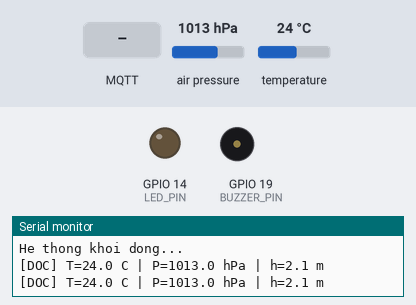
The sketch below on a simulated ESP32. Parts: output pins drawn as LEDs (lit = HIGH), buzzer (waves = sounding), the last lines printed to the serial monitor. Inputs (shaded band) come from the test bench; at power-on: air pressure 1013 hPa, temperature 24 °C. WiFi joins after 1.5 s; servers stay silent unless stated; a WiFi scan finds three made-up networks; random numbers use the default seed unless the sketch sets one; no MQTT or app messages arrive unless stated.

Above: at 1.8 s.
1.9 s: air pressure set to 952 hPa
At 4.1 s:
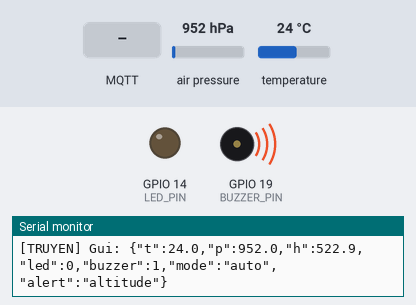
4.5 s: MQTT message "led_on" arrives on the first subscribed topic
At 5.3 s:
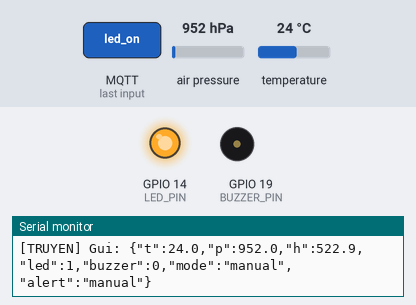
6.1 s: MQTT message "led_off" arrives on the first subscribed topic
At 6.7 s:
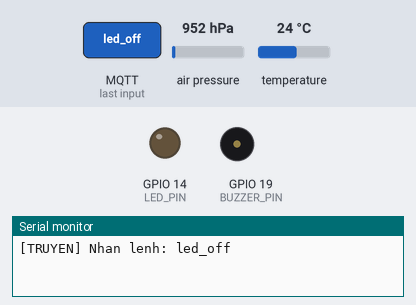
7.7 s: air pressure set to 975 hPa
At 9.2 s:
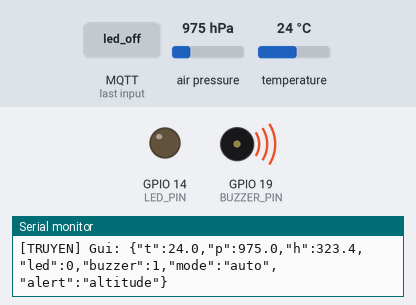
11.8 s: temperature set to 15.4 °C
14.5 s: temperature set to 14.2 °C
At 15.7 s:
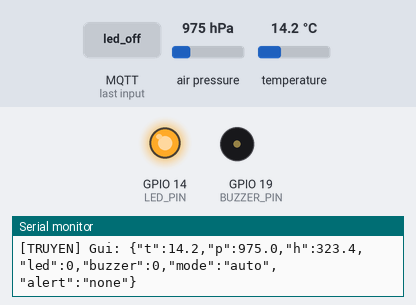
Timing chart, 0 to 17.5 s (numbered marks = the images above; inputs shaded):
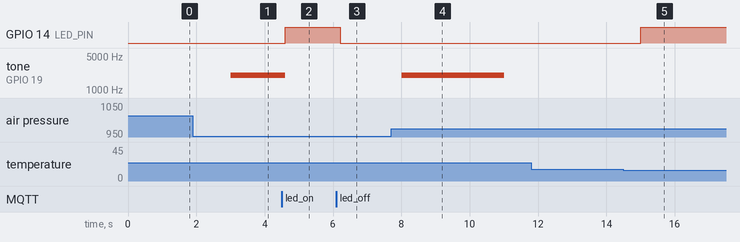

Measured:
- the behaviour switches between 15 and 14.9 °C on temperature (found by bisection; images 4 and 5)
- after the input at 1.9 s, tone on GPIO 19 (BUZZER_PIN): silent → 2000 Hz after 1.1 s
- after the input at 4.5 s, GPIO 14 (LED_PIN): LOW → HIGH after 0.11 s
- after the input at 6.1 s, GPIO 14 (LED_PIN): HIGH → LOW after 0.11 s
- after the input at 7.7 s, tone on GPIO 19 (BUZZER_PIN): silent → 2000 Hz after 0.31 s, → silent 3.0 s later
- after the input at 14.5 s, GPIO 14 (LED_PIN): LOW → HIGH after 0.51 s

The sketch:

lab3.ino
```cpp
#include <Arduino.h>
#include <WiFi.h>
#include <Wire.h>
#include <Adafruit_BMP085.h>
#include <PubSubClient.h>

// ---------------- Cấu hình phần cứng ----------------
#define LED_PIN     14      // đổi theo đúng chân LED trong mạch Wokwi của bạn
#define BUZZER_PIN  19
#define BUZZER_FREQ 2000    // Hz

// ---------------- Cấu hình mạng ----------------
// Tên mạng WiFi ảo của trình mô phỏng: Wokwi phát "Wokwi-GUEST", Cirkit Designer phát "CirkitWifi".
// Task truyền quét mạng lúc khởi động và tự chọn tên có thật (xem TaskTruyenData).
const char* WIFI_SSID_WOKWI  = "Wokwi-GUEST";
const char* WIFI_SSID_CIRKIT = "CirkitWifi";
const char* WIFI_PASS = "";
const char* MQTT_HOST = "broker.emqx.io";
const uint16_t MQTT_PORT = 1883;
// Đổi tiền tố topic cho riêng bạn để không trùng người khác trên broker công cộng
const char* TOPIC_DATA = "lad3/runner/data";   // ESP32 -> web
const char* TOPIC_CMD  = "lad3/runner/cmd";    // web   -> ESP32

// ---------------- Ngưỡng cảnh báo ----------------
const float T_MAX = 37.5;              // °C, nhiệt độ quá ngưỡng
const float T_MIN = 15.0;              // °C, nhiệt độ dưới ngưỡng
const float ALT_JUMP = 3.0;            // m, thay đổi so với trung bình 3 lần đo trước => đột ngột
const uint32_t ALT_HOLD_MS = 3000;     // giữ còi 3 s sau biến cố độ cao
const uint32_t MANUAL_TIMEOUT_MS = 15000; // chế độ thủ công tự hết sau 15 s
const float SEA_LEVEL_PA = 101325.0;   // áp suất chuẩn mực nước biển
const uint32_t READ_PERIOD_MS = 1000;  // chu kỳ đọc cảm biến

// ---------------- Kiểu dữ liệu ----------------
typedef struct { float t; float p; float h; } DuLieu;      // gói đầy đủ (qData)
typedef struct { float t; float h; } CanhBao;              // gói cảnh báo (qAlert)
typedef enum { CMD_LED_ON, CMD_LED_OFF, CMD_BUZ_ON, CMD_BUZ_OFF, CMD_AUTO } Lenh;
typedef enum { R_NONE, R_TEMP_HIGH, R_TEMP_LOW, R_ALTITUDE, R_MANUAL } LyDo;
typedef struct { bool led; bool buzzer; bool manual; uint8_t reason; } TrangThai;

// ---------------- Đối tượng FreeRTOS ----------------
QueueHandle_t qData, qAlert, qLenh, qTrangThai;
SemaphoreHandle_t semWiFi, mSerial;

Adafruit_BMP085 bmp;
WiFiClient netClient;
PubSubClient mqtt(netClient);

// ---------------- Serial dùng chung (mutex) ----------------
void logLine(const char* fmt, ...) {
  char buf[160];
  va_list args;
  va_start(args, fmt);
  vsnprintf(buf, sizeof(buf), fmt, args);
  va_end(args);
  if (xSemaphoreTake(mSerial, pdMS_TO_TICKS(50)) == pdTRUE) {
    Serial.println(buf);
    xSemaphoreGive(mSerial);
  }
}

// ---------------- Sự kiện WiFi -> giơ cờ semWiFi ----------------
// Hàm này chạy trong task sự kiện của hệ thống (không phải ngắt), nên dùng xSemaphoreGive thường.
void onWiFiEvent(WiFiEvent_t event) {
  if (event == ARDUINO_EVENT_WIFI_STA_GOT_IP) {
    logLine("[WIFI] Su kien GOT_IP, IP = %s", WiFi.localIP().toString().c_str());
    xSemaphoreGive(semWiFi);
  } else if (event == ARDUINO_EVENT_WIFI_STA_DISCONNECTED) {
    logLine("[WIFI] Su kien mat ket noi WiFi");
  }
}

// ---------------- Nhận lệnh MQTT (chạy bên trong Task truyền) ----------------
void onMqttMessage(char* topic, byte* payload, unsigned int len) {
  char msg[24];
  unsigned int n = len < sizeof(msg) - 1 ? len : sizeof(msg) - 1;
  memcpy(msg, payload, n);
  msg[n] = '\0';

  Lenh cmd;
  if      (strcmp(msg, "led_on") == 0)     cmd = CMD_LED_ON;
  else if (strcmp(msg, "led_off") == 0)    cmd = CMD_LED_OFF;
  else if (strcmp(msg, "buzzer_on") == 0)  cmd = CMD_BUZ_ON;
  else if (strcmp(msg, "buzzer_off") == 0) cmd = CMD_BUZ_OFF;
  else if (strcmp(msg, "auto") == 0)       cmd = CMD_AUTO;
  else { logLine("[TRUYEN] Lenh khong hop le: %s", msg); return; }

  // Không chạm vào LED/còi ở đây: chỉ chuyển lệnh cho Task cảnh báo
  xQueueSend(qLenh, &cmd, 0);
  logLine("[TRUYEN] Nhan lenh: %s", msg);
}

// =====================================================================
// TASK ĐỌC DATA - Core 1, ưu tiên 2
// =====================================================================
void TaskDocData(void* pv) {
  TickType_t lastWake = xTaskGetTickCount();
  for (;;) {
    DuLieu d;
    d.t = bmp.readTemperature();
    long pa = bmp.readPressure();                  // Pa
    d.p = pa / 100.0f;                             // hPa
    d.h = 44330.0f * (1.0f - powf(pa / SEA_LEVEL_PA, 0.1903f)); // độ cao (m)

    // 1. Gửi dữ liệu cảnh báo TRƯỚC: Task cảnh báo (ưu tiên 3) sẽ chen ngang xử lý ngay
    CanhBao a = { d.t, d.h };
    xQueueSend(qAlert, &a, 0);

    // 2. In Serial (có khóa mSerial)
    logLine("[DOC] T=%.1f C | P=%.1f hPa | h=%.1f m", d.t, d.p, d.h);

    // 3. Gửi gói đầy đủ cho Task truyền; đầy (mất mạng) thì bỏ gói cũ nhất, giữ gói mới
    if (xQueueSend(qData, &d, 0) != pdTRUE) {
      DuLieu cu;
      xQueueReceive(qData, &cu, 0);
      xQueueSend(qData, &d, 0);
    }

    // 4. Ngủ đến đúng nhịp 1 s tiếp theo (không trôi chu kỳ)
    vTaskDelayUntil(&lastWake, pdMS_TO_TICKS(READ_PERIOD_MS));
  }
}

// =====================================================================
// TASK CẢNH BÁO - Core 1, ưu tiên 3 (chủ duy nhất của LED và còi)
// =====================================================================
static bool ledOn = false, buzOn = false;

void apDungDauRa(bool led, bool buz) {
  if (led && buz) led = false;                     // luật: chỉ một trong hai, còi ưu tiên
  if (led != ledOn) { digitalWrite(LED_PIN, led ? HIGH : LOW); ledOn = led; }
  if (buz != buzOn) { if (buz) tone(BUZZER_PIN, BUZZER_FREQ); else noTone(BUZZER_PIN); buzOn = buz; }
}

void TaskCanhBao(void* pv) {
  float hist[3];
  int nHist = 0;
  uint32_t altUntil = 0;        // còi giữ đến thời điểm này (ms)
  bool manual = false;
  bool manLed = false, manBuz = false;
  uint32_t manualUntil = 0;
  float lastT = 25.0;

  TrangThai st = { false, false, false, R_NONE };
  xQueueOverwrite(qTrangThai, &st);               // hộp thư luôn có giá trị ban đầu

  for (;;) {
    CanhBao a;
    bool coDuLieu = xQueueReceive(qAlert, &a, pdMS_TO_TICKS(200)) == pdTRUE;
    uint32_t now = millis();

    if (coDuLieu) {
      lastT = a.t;
      // Phát hiện độ cao đổi đột ngột: so với trung bình 3 lần đo trước (lọc nhiễu)
      if (nHist == 3) {
        float avg = (hist[0] + hist[1] + hist[2]) / 3.0f;
        if (fabsf(a.h - avg) > ALT_JUMP) {
          altUntil = now + ALT_HOLD_MS;
          manual = false;                         // biến cố mới luôn giành lại quyền tự động
          for (int i = 0; i < 3; i++) hist[i] = a.h;   // làm mới lịch sử, tránh báo lặp
          nHist = 3;
        } else {
          hist[0] = hist[1]; hist[1] = hist[2]; hist[2] = a.h;
        }
      } else {
        hist[nHist++] = a.h;
      }
    }

    // Lệnh từ web: xem qLenh, không chờ
    Lenh cmd;
    while (xQueueReceive(qLenh, &cmd, 0) == pdTRUE) {
      if (cmd == CMD_AUTO) { manual = false; continue; }
      if (!manual) { manLed = ledOn; manBuz = buzOn; } // vừa vào thủ công: bắt đầu từ trạng thái đèn/còi hiện tại
      manual = true;
      manualUntil = now + MANUAL_TIMEOUT_MS;
      if (cmd == CMD_LED_ON)  { manLed = true;  manBuz = false; }
      if (cmd == CMD_LED_OFF) { manLed = false; }
      if (cmd == CMD_BUZ_ON)  { manBuz = true;  manLed = false; }
      if (cmd == CMD_BUZ_OFF) { manBuz = false; }
    }
    if (manual && (int32_t)(now - manualUntil) >= 0) manual = false;

    // Quyết định đầu ra
    bool led, buz;
    uint8_t reason;
    if (manual) {
      led = manLed; buz = manBuz; reason = R_MANUAL;
    } else {
      bool altAlarm = (int32_t)(altUntil - now) > 0;
      bool hot = lastT > T_MAX, cold = lastT < T_MIN;
      if (altAlarm)          { led = false; buz = true;  reason = R_ALTITUDE; }
      else if (hot || cold)  { led = true;  buz = false; reason = hot ? R_TEMP_HIGH : R_TEMP_LOW; }
      else                   { led = false; buz = false; reason = R_NONE; }
    }
    apDungDauRa(led, buz);

    // Ghi đè trạng thái thật vào hộp thư cho Task truyền
    TrangThai moi = { ledOn, buzOn, manual, reason };
    if (moi.led != st.led || moi.buzzer != st.buzzer || moi.manual != st.manual || moi.reason != st.reason) {
      st = moi;
      xQueueOverwrite(qTrangThai, &st);
    }
  }
}

// =====================================================================
// TASK TRUYỀN DATA - Core 0, ưu tiên 1
// =====================================================================
const char* tenLyDo(uint8_t r) {
  switch (r) {
    case R_TEMP_HIGH: return "temp_high";
    case R_TEMP_LOW:  return "temp_low";
    case R_ALTITUDE:  return "altitude";
    case R_MANUAL:    return "manual";
    default:          return "none";
  }
}

bool ketNoiMQTT() {
  char clientId[32];
  snprintf(clientId, sizeof(clientId), "runner-esp32-%04X", (unsigned)(esp_random() & 0xFFFF));
  if (mqtt.connect(clientId)) {
    mqtt.subscribe(TOPIC_CMD);
    logLine("[TRUYEN] Da ket noi MQTT broker %s", MQTT_HOST);
    return true;
  }
  logLine("[TRUYEN] Ket noi MQTT loi (rc=%d), thu lai sau 2 s", mqtt.state());
  return false;
}

void TaskTruyenData(void* pv) {
  WiFi.mode(WIFI_STA);
  WiFi.setAutoReconnect(true);
  WiFi.onEvent(onWiFiEvent);

  // Chẩn đoán: liệt kê các mạng WiFi mà trình mô phỏng đang phát (tên và kênh)
  // Quét mạng rồi chọn đúng tên mạng mà trình mô phỏng đang phát
  const char* ssid = WIFI_SSID_WOKWI;
  int n = WiFi.scanNetworks();
  logLine("[WIFI] Quet thay %d mang", n);
  for (int i = 0; i < n; i++) {
    logLine("[WIFI]  - %s (kenh %d)", WiFi.SSID(i).c_str(), WiFi.channel(i));
    if (WiFi.SSID(i) == WIFI_SSID_CIRKIT) ssid = WIFI_SSID_CIRKIT;
  }
  WiFi.scanDelete();
  logLine("[WIFI] Ket noi vao mang: %s", ssid);

  WiFi.begin(ssid, WIFI_PASS);                    // không ép kênh: tự tìm mạng trên mọi kênh

  mqtt.setServer(MQTT_HOST, MQTT_PORT);
  mqtt.setCallback(onMqttMessage);

  for (;;) {
    // "Kết nối WiFi, nếu thành công..." : chưa có WiFi thì ngủ chờ cờ semWiFi
    if (WiFi.status() != WL_CONNECTED) {
      logLine("[TRUYEN] Cho WiFi... (status=%d)", WiFi.status());
      xSemaphoreTake(semWiFi, pdMS_TO_TICKS(2000));  // chờ cờ tối đa 2 s rồi tự kiểm tra lại
      continue;                                   // kiểm tra lại trạng thái rồi mới đi tiếp
    }
    if (!mqtt.connected()) {
      if (!ketNoiMQTT()) { vTaskDelay(pdMS_TO_TICKS(2000)); continue; }
    }

    mqtt.loop();                                  // giữ kết nối và nhận lệnh (gọi onMqttMessage)

    // Chờ dữ liệu tối đa 100 ms để còn quay lại gọi mqtt.loop() đều đặn
    DuLieu d;
    if (xQueueReceive(qData, &d, pdMS_TO_TICKS(100)) == pdTRUE) {
      TrangThai st;
      xQueuePeek(qTrangThai, &st, 0);             // xem trạng thái, không lấy ra
      char json[200];
      snprintf(json, sizeof(json),
               "{\"t\":%.1f,\"p\":%.1f,\"h\":%.1f,\"led\":%d,\"buzzer\":%d,\"mode\":\"%s\",\"alert\":\"%s\"}",
               d.t, d.p, d.h, st.led, st.buzzer, st.manual ? "manual" : "auto", tenLyDo(st.reason));
      if (mqtt.publish(TOPIC_DATA, json)) logLine("[TRUYEN] Gui: %s", json);
    }
  }
}

// =====================================================================
// SETUP
// =====================================================================
void setup() {
  Serial.begin(115200);
  pinMode(LED_PIN, OUTPUT);
  digitalWrite(LED_PIN, LOW);
  pinMode(BUZZER_PIN, OUTPUT);

  // Tạo đối tượng giao tiếp TRƯỚC khi tạo task
  qData      = xQueueCreate(5, sizeof(DuLieu));
  qAlert     = xQueueCreate(5, sizeof(CanhBao));
  qLenh      = xQueueCreate(3, sizeof(Lenh));
  qTrangThai = xQueueCreate(1, sizeof(TrangThai));
  semWiFi    = xSemaphoreCreateBinary();
  mSerial    = xSemaphoreCreateMutex();

  if (!bmp.begin()) {
    Serial.println("Khong tim thay BMP180, kiem tra day SDA/SCL!");
    while (true) delay(1000);
  }
  Serial.println("He thong khoi dong...");

  //                       hàm             tên          stack  tham số  ưu tiên handle  core
  xTaskCreatePinnedToCore(TaskCanhBao,    "CanhBao",   4096,  NULL,    3,      NULL,   1);
  xTaskCreatePinnedToCore(TaskDocData,    "DocData",   4096,  NULL,    2,      NULL,   1);
  xTaskCreatePinnedToCore(TaskTruyenData, "TruyenData",8192,  NULL,    1,      NULL,   0);
}

void loop() {
  vTaskDelete(NULL);   // loopTask không dùng đến, tự xóa để nhường CPU
}
```
